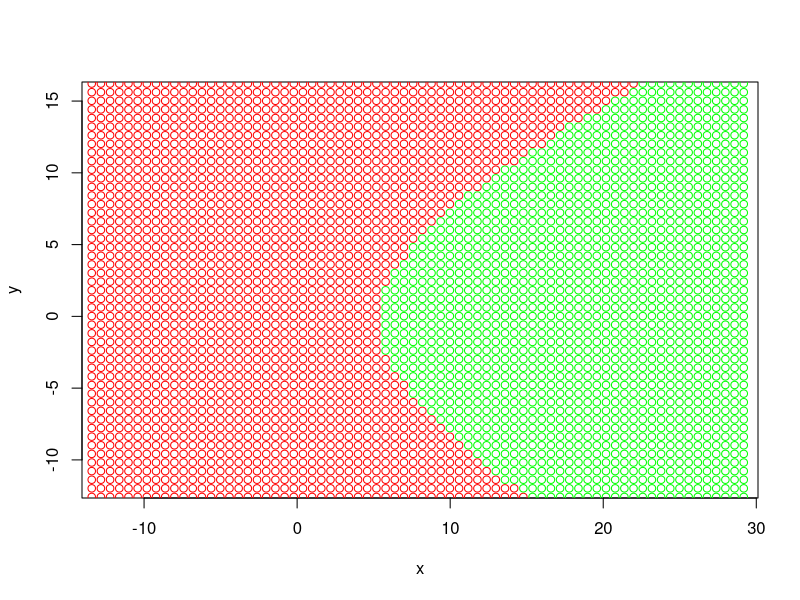

This chart was generated by the following R code: (Note: this script raises an error after producing the figure.)
library(MASS) # Generation of multidimensional normal distribution

getFunc <- function(sigma1, mu1, sigma2, mu2) {
  d1 <- det(sigma1)
  d2 <- det(sigma2)
  invs1 <- solve(sigma1)
  invs2 <- solve(sigma2)
  
  a <- invs1 - invs2
  b <- invs1 %*% t(mu1) - invs2 %*% t(mu2)
  
  A <- a[1,1] # x^2
  B <- a[2,2] # y^2
  C <- 2 * a[1, 2] # xy
  D <- -2 * b[1, 1] # x
  E <- -2 * b[2, 1] # y
  G <- c(mu1 %*% invs1 %*% t(mu1) - mu2 %*% invs2 %*% t(mu2)) + log(abs(det(sigma1))) - log(abs(det(sigma2)))
  
  func <- function(x) {
    x[1]^2 * A + x[2]^2 * B + x[1]*x[2]*C + x[1]*D + x[2]*E + G
  }
  
  solver <- function(x) {
    if (func(x) > 0 )
      return(1)
    else
      return(2)
  }
  
  return(solver)
}


# Count of objects in each class
objects_count <- 300 

# Generation of test data
Sigma1 <- matrix(c(10, 0, 0, 20), 2, 2)
Sigma2 <- matrix(c(20, 0, 0, 5), 2, 2)
Mu1 <- c(0, 0)
Mu2 <- c(15, 0)
xy1 <- mvrnorm(n = objects_count, Mu1, Sigma1)
xy2 <- mvrnorm(n = objects_count, Mu2, Sigma2)

# Assembling 2 classes in one sample xl
xl <- rbind(cbind(xy1, 1), cbind(xy2, 2))

# Drawing the training sample
colors <- c("green", "red")
plot(NULL, xlim=c(min(xl[ , 1]),max(xl[ , 1])), ylim=c(min(xl[ , 2]),max(xl[ , 2])), ylab="y", xlab="x")
#
# Evaluation
mu1 <- matrix(c(mean(xy1[,1]),mean(xy1[,2])),1,2)
mu2 <- matrix(c(mean(xy2[,1]),mean(xy2[,2])),1,2)

sigma1 <- var(xy1)
sigma2 <- var(xy2)

plug_in_func <- getFunc(sigma1, mu1, sigma2, mu2)

minx <- min(xy1[,1], xy2[,1]) - 1
miny <- min(xy1[,2], xy2[,2]) - 1
maxx <- max(xy1[,1], xy2[,1]) + 1
maxy <- max(xy1[,2], xy2[,2]) + 1
xstep <- 0.6
ystep <- 0.6
x <- minx
while(x <= maxx)
{ 
  y <- miny
  while(y <= maxy)
  {
    xy <- c(x,y)
    
    points(xy[1],xy[2], col=colors[plug_in_func(xy)])
    
    y <- y+ystep
  }
  x <- x+xstep
} 

x <- y <- seq(-20, 40, len = 500)
z <- outer(x, y, plug_in_func)
contour(x, y, z, levels = 0, drawlabels = FALSE, lwd = 2.5, col = "red", add = TRUE)
points(xl[ , 1], xl[ , 2], pch = 21, bg = colors[xl[ ,3]], asp = 1, xlab = "x", ylab = "y")
